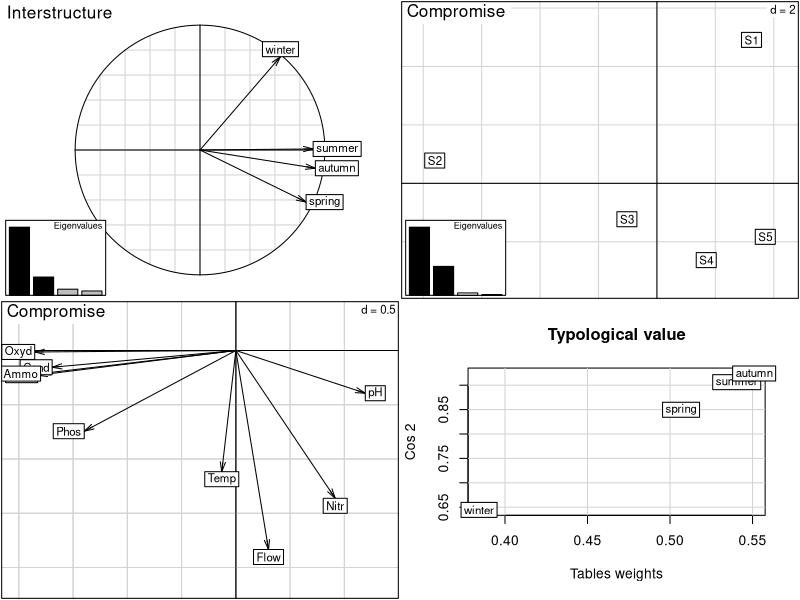

This chart was generated by the following R code:
library(ade4)


### Name: pta
### Title: Partial Triadic Analysis of a K-tables
### Aliases: pta print.pta plot.pta
### Keywords: multivariate

### ** Examples

data(meaudret)
wit1 <- withinpca(meaudret$env, meaudret$design$season, scan = FALSE, scal = "partial")
kta1 <- ktab.within(wit1, colnames = rep(c("S1", "S2", "S3", "S4", "S5"), 4))
kta2 <- t(kta1)
pta1 <- pta(kta2, scann = FALSE)
pta1
plot(pta1)
